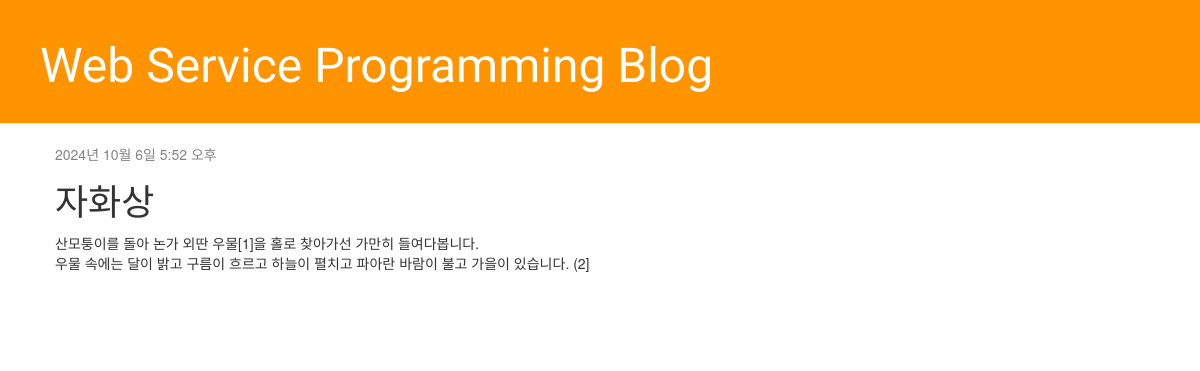
The app's page /post/1/ with its own data.
### blog/models.py (models this page shows, shortened)
class Post(models.Model):
    author = models.ForeignKey(settings.AUTH_USER_MODEL, on_delete=models.CASCADE)
    title = models.CharField(max_length=200)
    text = models.TextField()
    created_date = models.DateTimeField(default=timezone.now)
    published_date = models.DateTimeField(blank=True, null=True)

### blog/views.py (the view)
# urls.py: path("post/<int:pk>/", views.post_detail, name='post_detail'),
def post_detail(request, pk):
    post = get_object_or_404(Post, pk=pk)
    return render(request, 'blog/post_detail.html', {'post': post})

### blog/templates/blog/post_detail.html (shortened to what this page needs)
{% extends 'blog/base.html' %}
{% block content %}
    <div class="post">
        {% if post.published_date %}
            <div class="date">
                {{ post.published_date }}
            </div>
        {% endif %}
        <h1>{{ post.title }}</h1>
        <p>{{ post.text|linebreaksbr }}</p>
    </div>
{% endblock %}

### blog/static/css/blog.css (style rules this page uses)
h1,h2,h3,h4 { font-family: "Lobster",cursive; }
.date { color:#828282; }
.post { margin-bottom: 70px; }

### records on screen
Post: published_date "2024년 10월 6일 5:52 오후", title "자화상", text "산모퉁이를 돌아 논가 외딴 우물[1]을 홀로 찾아가선 가만히 들여다봅니다. 우물 속에는 달이 밝고 구름이 흐르고 하늘이 펼치고 파아란 바람이 불고 가을이 있습니다. (2]"
